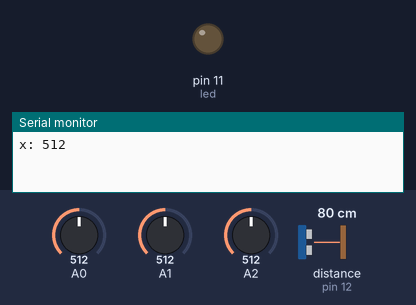
A sketch run on a simulated Arduino Uno, built with avr-gcc and run on an emulated ATmega328P. On the bench: output pins drawn as LEDs (lit = HIGH), the last lines printed to the serial monitor. Wiring (inferred from the names in the program): ultrasonic range finder: trigger pin 13; echo pin 12. The inputs (shaded band) are chosen by the test bench; at power-on: A0 = 512, A1 = 512, A2 = 512, distance to the obstacle (sensor on pin 12) 80 cm. The echo pulse lasts 58.3 µs per cm; pins used as bus, display or sensor lines are not drawn.

Above: at 0.1 s.
At 0.7 s:
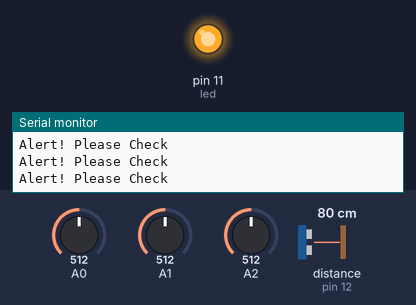
Timing chart, 0 to 2.2 s (numbered marks = the images above):
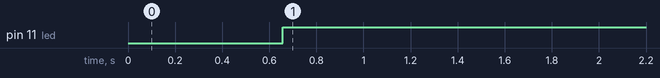

The sketch:

tracktest1.ino
```cpp
#define trigPin 13
#define echoPin 12
#define led 11
int detect;
int x,y,z;
long duration, distance;

void setup()
{
  Serial.begin (9600);
  pinMode(trigPin, OUTPUT);
  pinMode(echoPin, INPUT);
  pinMode(led, OUTPUT);
}

void loop()
{
x = analogRead(A0);
y = analogRead(A1);
z = analogRead(A2);
Serial.print("x: ");
Serial.println(x);
delay(500);
digitalWrite(trigPin, LOW);
delayMicroseconds(10);
digitalWrite(trigPin, HIGH);
delayMicroseconds(10);
digitalWrite(trigPin, LOW);
duration = pulseIn(echoPin, HIGH);
distance = (duration/2) / 29.1;

if ((distance > 20)&&((x>370)||(x<300)))
{
 for(int i=1;i<=10;i++)
  Serial.println("Alert! Please Check");
  digitalWrite(led,HIGH);
  delay(500);
}

else {
  digitalWrite(led,LOW);
  }
Serial.print(distance);
Serial.println(" cm");
delay(100);

}
```

Measured:
- by itself, pin 11 (led): LOW → HIGH at 0.66 s
